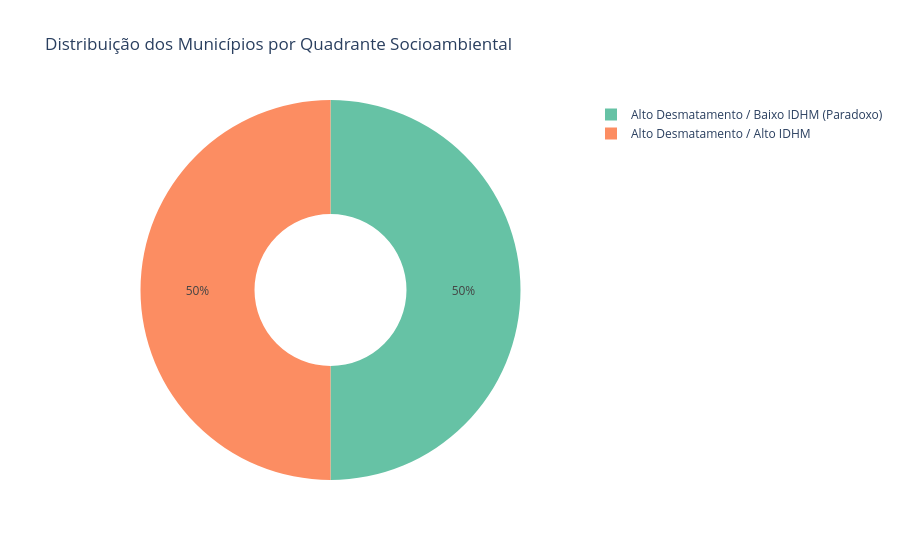
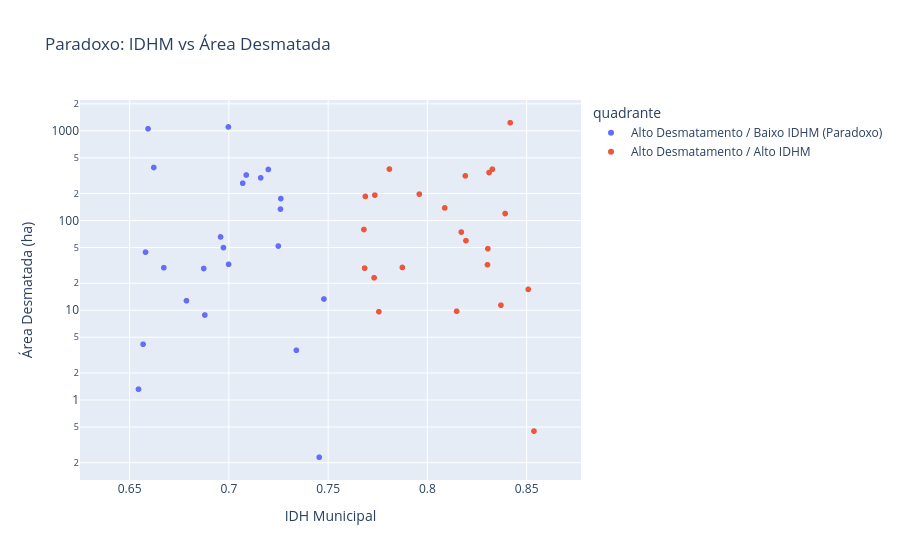

Write notebook code for charts like these, in order.
### Markdown cell above
## 3. Paradoxo Socioambiental: IDHM e a Tipologia de Quadrantes

**Motivação:** Analisar se o desmatamento traz desenvolvimento humano real (IDHM). Classificamos os municípios nos quatro quadrantes.

### Code cell
# Distribuição por quadrantes
fig = px.pie(
    df_quadrantes, names='quadrante', 
    title='Distribuição dos Municípios por Quadrante Socioambiental',
    hole=0.4, color_discrete_sequence=px.colors.qualitative.Set2
)
fig.show()

# Gráfico de dispersão IDHM vs Desmatamento por quadrante
fig = px.scatter(
    df_quadrantes, x='idhm', y='area_desmatada_ha', color='quadrante',
    hover_data=['municipio', 'uf'],
    log_y=True, 
    title='Paradoxo: IDHM vs Área Desmatada',
    labels={'idhm': 'IDH Municipal', 'area_desmatada_ha': 'Área Desmatada (ha)'},
)
fig.show()

### Figure 1 — Plotly figure (JSON) as saved in the notebook; plotly's stock layout.template omitted (floating-point values rounded to 4 significant figures; data arrays with more than 128 entries replaced by an {"elided": "..."} marker saying what was removed)
{"data": [{"domain": {"x": [0.0, 1.0], "y": [0.0, 1.0]}, "hole": 0.4, "hovertemplate": "quadrante=%{label}<extra></extra>", "labels": {"elided": "5570 str values"}, "legendgroup": "", "name": "", "showlegend": true, "type": "pie"}], "layout": {"legend": {"tracegroupgap": 0}, "piecolorway": ["rgb(102,194,165)", "rgb(252,141,98)", "rgb(141,160,203)", "rgb(231,138,195)", "rgb(166,216,84)", "rgb(255,217,47)", "rgb(229,196,148)", "rgb(179,179,179)"], "title": {"text": "Distribuição dos Municípios por Quadrante Socioambiental"}}}

### Figure 2 — Plotly figure (JSON) as saved in the notebook; plotly's stock layout.template omitted (floating-point values rounded to 4 significant figures; data arrays with more than 128 entries replaced by an {"elided": "..."} marker saying what was removed)
{"data": [{"customdata": {"elided": "2785x2 str values"}, "hovertemplate": "quadrante=Alto Desmatamento / Baixo IDHM (Paradoxo)<br>IDH Municipal=%{x}<br>Área Desmatada (ha)=%{y}<br>municipio=%{customdata[0]}<br>uf=%{customdata[1]}<extra></extra>", "legendgroup": "Alto Desmatamento / Baixo IDHM (Paradoxo)", "marker": {"color": "#636efa", "symbol": "circle"}, "mode": "markers", "name": "Alto Desmatamento / Baixo IDHM (Paradoxo)", "showlegend": true, "type": "scattergl", "x": {"elided": "2785 float values"}, "xaxis": "x", "y": {"elided": "2785 float values"}, "yaxis": "y"}, {"customdata": {"elided": "2785x2 str values"}, "hovertemplate": "quadrante=Alto Desmatamento / Alto IDHM<br>IDH Municipal=%{x}<br>Área Desmatada (ha)=%{y}<br>municipio=%{customdata[0]}<br>uf=%{customdata[1]}<extra></extra>", "legendgroup": "Alto Desmatamento / Alto IDHM", "marker": {"color": "#EF553B", "symbol": "circle"}, "mode": "markers", "name": "Alto Desmatamento / Alto IDHM", "showlegend": true, "type": "scattergl", "x": {"elided": "2785 float values"}, "xaxis": "x", "y": {"elided": "2785 float values"}, "yaxis": "y"}], "layout": {"legend": {"title": {"text": "quadrante"}, "tracegroupgap": 0}, "title": {"text": "Paradoxo: IDHM vs Área Desmatada"}, "xaxis": {"anchor": "y", "domain": [0.0, 1.0], "title": {"text": "IDH Municipal"}}, "yaxis": {"anchor": "x", "domain": [0.0, 1.0], "title": {"text": "Área Desmatada (ha)"}, "type": "log"}}}
